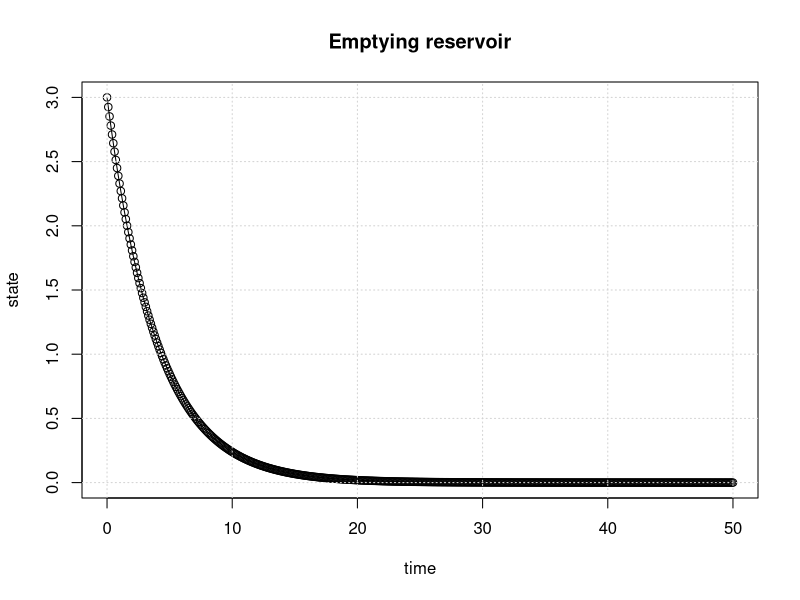
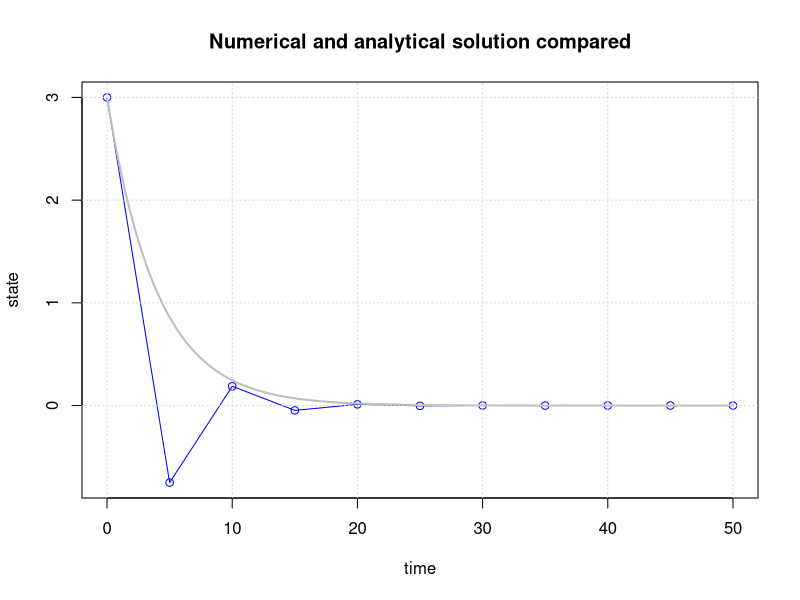
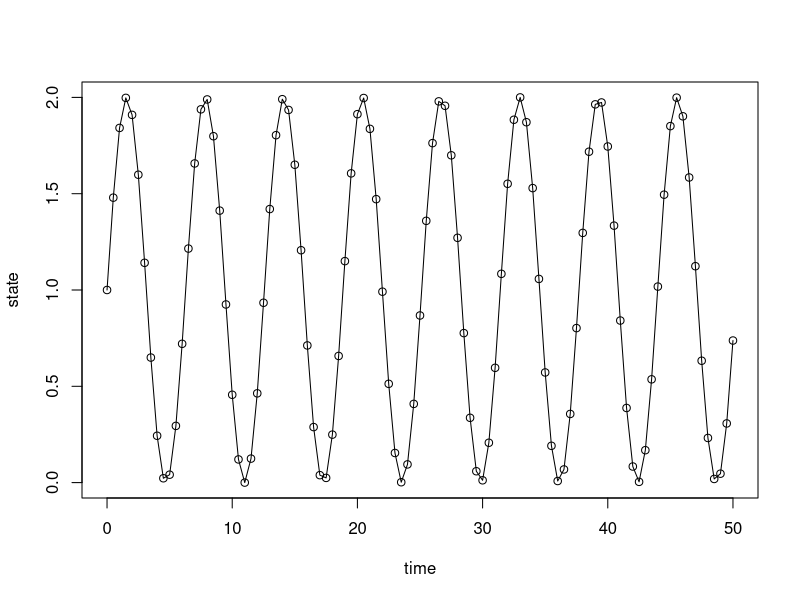
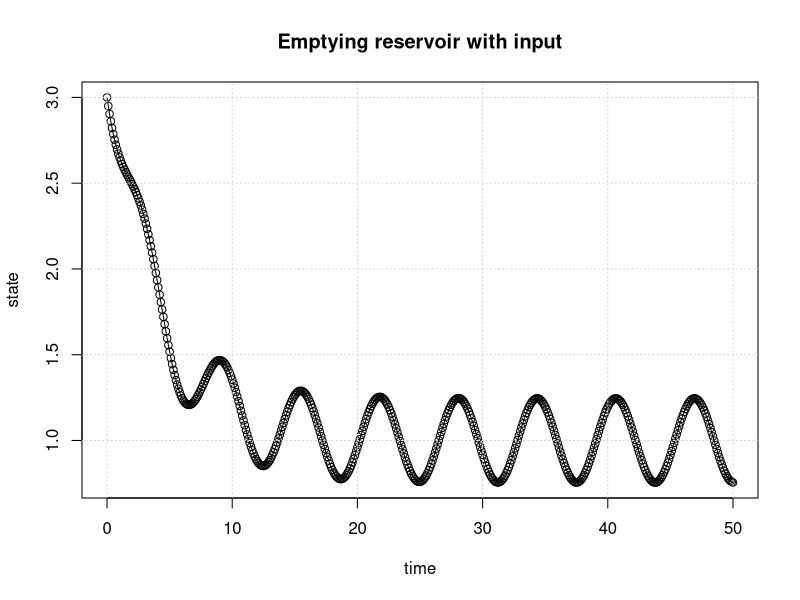
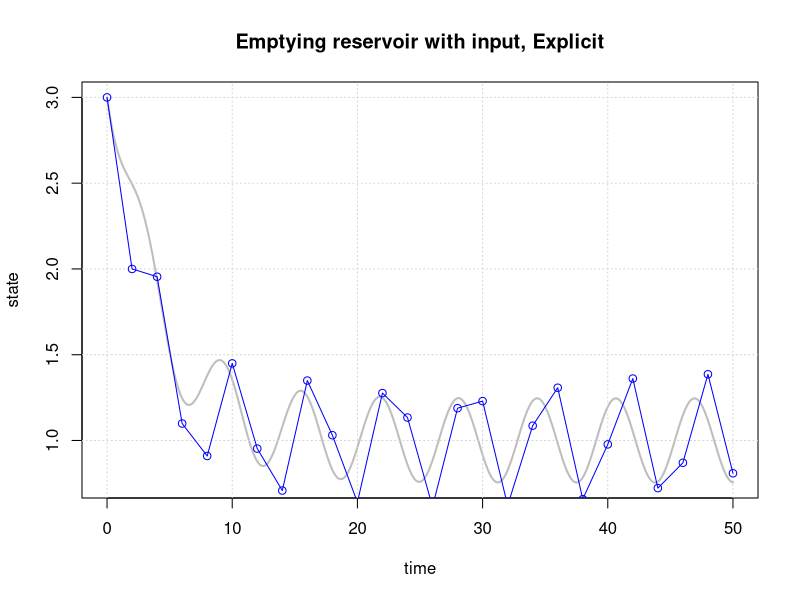
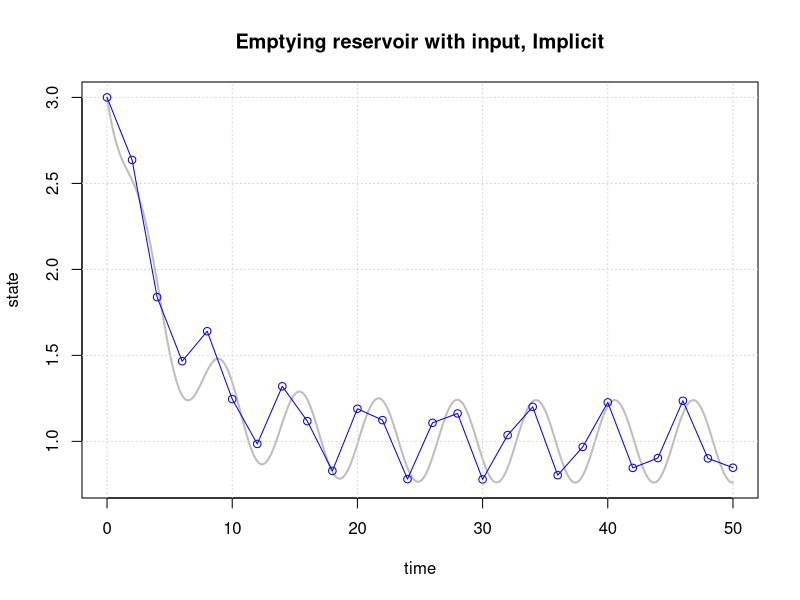
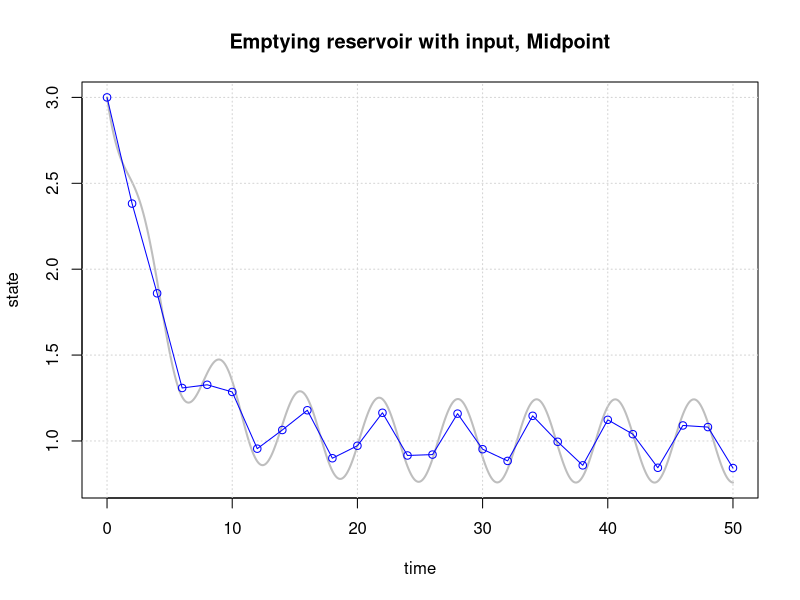
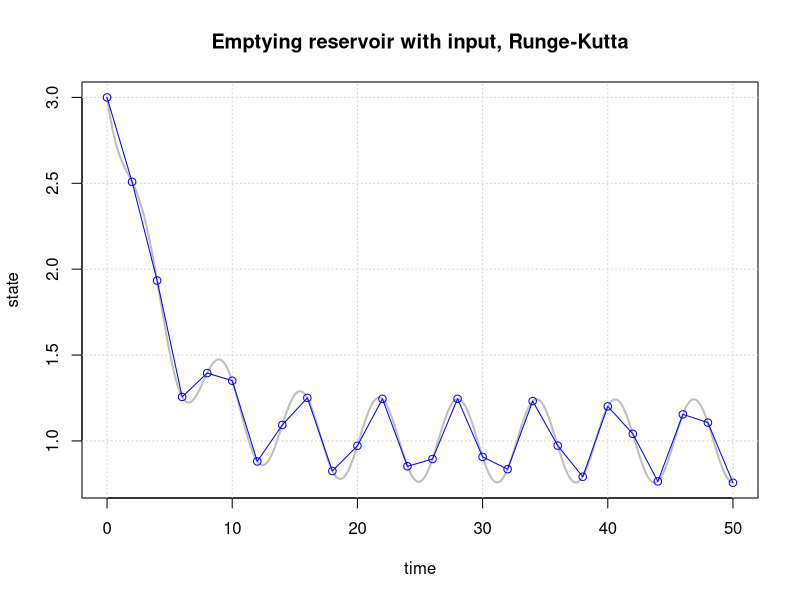

Generate these figures, in order, with R:
## ---- chunk 1
sys.fun = function(state)
{
    newstate = state*(1-c0*dt)
    return(newstate)
}
## ---- chunk 2
# Initial parameter values
begin.time = 0     # usually this variable is set to 0
end.time   = 50    # end time of the simulation (50)
dt         = 0.1   # delta t; time discretisation (0.1)
init.state = 3     # state of the system at the beginning of the simulation (3)
c0         = 0.25  # decay constant (0.25)

# Simulation initialisation
time = begin.time
result.state = c(init.state)
result.time = c(time)
current.state = init.state

# Simulation
while(time < end.time)
{
    current.state = sys.fun(current.state)
    result.state = c(result.state,current.state)
    time = time + dt
    result.time = c(result.time,time)
}

# Plotting
plot(result.time, result.state,type='o', xlab="time", ylab="state")
title(main='Emptying reservoir')
grid()
## ---- chunk 3
# Initial parameter values
begin.time = 0     # usually this variable is set to 0
end.time   = 50    # end time of the simulation (50)
dt         = 5     # delta t; time discretisation (0.25)
init.state = 3     # state of the system at the beginning of the simulation (3)
c_0        = 0.25  # decay constant (0.25)

# Simulation initialisation
time = begin.time
result.state = c(init.state)
result.time = c(time)
current.state = init.state

# Simulation
while(time < end.time)
{
    current.state = sys.fun(current.state)
    result.state = c(result.state,current.state)
    time = time + dt
    result.time = c(result.time,time)
}

# Plotting
plot(result.time, result.state, type='o', col="blue", xlab="time", ylab="state")
time.sequence = seq(begin.time,end.time, by=0.1)
analyt.state=init.state * exp(-time.sequence*c0)
lines(time.sequence, analyt.state, col='grey', lwd=2)
title(main='Numerical and analytical solution compared')
grid()
## ---- chunk 4
time = seq(0, 50, by=0.5)
plot(time, sin(time)+1, type='o', xlab="time", ylab="state")
## ---- chunk 5
rm(list=ls())
# Initial parameter values
begin.time = 0     # usually this variable is set to 0
end.time   = 50    # end time of the simulation
dt         = 0.1   # delta t; time discretisation
init.state = 3     # state of the system at the beginning of the simulation
alpha      = 1     # decay constant
A          = 4     # surface of the bucket

# Simulation initialisation
time             = begin.time
result.state     = c(init.state)
result.time      = c(time)
current.state    = init.state

# System function
sys.fun = function(state)
{
  newstate = state + dt/A*((sin(time)+1)-alpha*state)
  return(newstate)
}

# Simulation
while(time < end.time)
{
  current.state = sys.fun(current.state)
  result.state = c(result.state,current.state)
  time = time + dt
  result.time = c(result.time,time)
}

# Plotting
plot(result.time,result.state,type='o',xlab="time",ylab="state")
title(main='Emptying reservoir with input')
grid()
## ---- chunk 6
rm(list=ls())
# Initial parameter values
begin.time = 0     # usually this variable is set to 0
end.time   = 50    # end time of the simulation
dt         = 0.1   # delta t; time discretisation
init.state = 3     # state of the system at the beginning of the simulation
alpha      = 1     # decay constant
A          = 4     # surface of the bucket

# Simulation initialisation
time             = begin.time
result.state     = c(init.state)
result.time      = c(time)
current.state    = init.state

# System function
sys.fun = function(state)
{
  newstate = state + dt/A*((sin(time)+1)-alpha*state)
  return(newstate)
}

# Simulation
while(time < end.time)
{
  current.state = sys.fun(current.state)
  result.state = c(result.state,current.state)
  time = time + dt
  result.time = c(result.time,time)
}

# Plotting
plot(result.time,result.state,type='l', col="grey",lwd=2,xlab="time",ylab="state")
title(main='Emptying reservoir with input, Explicit')
grid()

dt = 2.0 # a new dt value to evaluate current scheme
time = begin.time
result.state= c(init.state)
result.time =c(time)
current.state = init.state
while(time < end.time)
{
  current.state = sys.fun(current.state)
  result.state = c(result.state,current.state)
  time = time + dt
  result.time = c(result.time,time)
}
lines(result.time,result.state,type='o',col='blue')
## ---- chunk 7
rm(list=ls())
#Initial parameter values
begin.time = 0     # usually this variable is set to 0
end.time   = 50    # end time of the simulation
dt         = 0.1   # delta t; time discretisation
init.state = 3     # state of the system at the beginning of the simulation
alpha      = 1     # decay constant
A          = 4     # surface of the bucket

# Simulation initialisation
time             = begin.time
result.state     = c(init.state)
result.time      = c(time)
current.state    = init.state

# System function
sys.fun = function(state)
{
  newstate = 1/(1+alpha*dt/A)*(state + dt/A*(sin(time+dt)+1))
  return(newstate)
}

# Simulation
while(time < end.time)
{
  current.state = sys.fun(current.state)
  result.state = c(result.state,current.state)
  time = time + dt
  result.time = c(result.time,time)
}

# Plotting
plot(result.time,result.state,type='l', col="grey",lwd=2,xlab="time",ylab="state")
title(main='Emptying reservoir with input, Implicit')
grid()

dt = 2.0 # a new dt value to evaluate current scheme
time = begin.time
result.state= c(init.state)
result.time =c(time)
current.state = init.state
while(time < end.time)
{
  current.state = sys.fun(current.state)
  result.state = c(result.state,current.state)
  time = time + dt
  result.time = c(result.time,time)
}
lines(result.time,result.state,type='o',col='blue')
## ---- chunk 8
rm(list=ls())
#Initial parameter values
begin.time = 0     # usually this variable is set to 0
end.time   = 50    # end time of the simulation
dt         = 0.1   # delta t; time discretisation
init.state = 3     # state of the system at the beginning of the simulation
alpha      = 1     # decay constant
A          = 4     # surface of the bucket

# Simulation initialisation
time             = begin.time
result.state     = c(init.state)
result.time      = c(time)
current.state    = init.state

# System functions
g_explicit = function(time, state)
{
  return(state + dt/(2*A)*((sin(time)+1)-alpha*state))
}

g_implicit = function(time, state)
{
  return(1/(1+(dt*alpha)/(2*A))*(state + dt/(2*A)*(sin(time+dt/2)+1)))
}

sys.fun = function(state)
{
  s.aux    = g_explicit(time     , state)
  newstate = g_implicit(time+dt/2, s.aux)
  return(newstate)
}

# Simulation
while(time < end.time)
{
  current.state = sys.fun(current.state)
  result.state = c(result.state,current.state)
  time = time + dt
  result.time = c(result.time,time)
}

# Plotting
plot(result.time,result.state,type='l', col="grey",lwd=2,xlab="time",ylab="state")
title(main='Emptying reservoir with input, Midpoint')
grid()

dt = 2 # a new dt value to evaluate current scheme
time = begin.time
result.state= c(init.state)
result.time =c(time)
current.state = init.state
while(time < end.time)
{
  current.state = sys.fun(current.state)
  result.state = c(result.state,current.state)
  time = time + dt
  result.time = c(result.time,time)
}
lines(result.time,result.state,type='o',col='blue')
## ---- chunk 9
rm(list=ls())
#Initial parameter values
begin.time = 0     # usually this variable is set to 0
end.time   = 50    # end time of the simulation
dt         = 0.1   # delta t; time discretisation
init.state = 3     # state of the system at the beginning of the simulation
alpha      = 1     # decay constant
A          = 4     # surface of the bucket

# Simulation initialisation
time             = begin.time
result.state     = c(init.state)
result.time      = c(time)
current.state    = init.state

# System function

f = function(time, state){
  return(((sin(time)+1)-alpha*state)/A)
}

sys.fun = function(state)
{
  k1       = dt*f(time       , state         )
  k2       = dt*f(time+0.5*dt, state + 0.5*k1)
  k3       = dt*f(time+0.5*dt, state + 0.5*k2)
  k4       = dt*f(time+    dt, state +     k3)
  newstate = state + (k1 + 2*k2 + 2*k3 + k4)/6
  return(newstate)
}

# Simulation
while(time < end.time)
{
  current.state = sys.fun(current.state)
  result.state = c(result.state,current.state)
  time = time + dt
  result.time = c(result.time,time)
}

# Plotting
plot(result.time,result.state,type='l', col="grey",lwd=2,xlab="time",ylab="state")
title(main='Emptying reservoir with input, Runge-Kutta')
grid()

dt = 2.0 # a new dt value to evaluate current scheme
time = begin.time
result.state = c(init.state)
result.time = c(time)
current.state = init.state
while(time < end.time)
{
  current.state = sys.fun(current.state)
  result.state = c(result.state,current.state)
  time = time + dt
  result.time = c(result.time,time)
}
lines(result.time,result.state,type='o',col='blue')
## ---- chunk 10
##loading input and observed data
hupsel = read.table(file='hupsel.dat')
hupsel.time = hupsel$V1
hupsel.Qin = hupsel$V2
hupsel.Qobs = hupsel$V3
#to make data continuous for al dt
Qin.fun =approxfun(x=hupsel.time,y=hupsel.Qin,rule=2:2) 
Qobs.fun = approxfun(x=hupsel.time,y=hupsel.Qobs,rule = 2:2)

##time aspects
begin.time   = 0              #begin time of the simulation
end.time = hupsel.time[length(hupsel.time)] #end time of the simulation
dt           = 0.5            #1.0#.5 #delta t; time discretisation

#reservoir parameters
res.alpha.lw = 0.10543215 
res.alpha.up = 0.75
res.lvl.up   = 0.4            #1.7
res.A        = 1.45 

init.state   = 1.4            #the initial state of the linear reservoir

sys.fun = function(state)
{
  if(state<= res.lvl.up)
  {
    state = state +dt/res.A*(Qin.fun(time)- res.alpha.lw*state)
  }else{
    state = state + dt/res.A*(Qin.fun(time)-res.alpha.up*(state-res.lvl.up)-res.alpha.lw*state)
  }
  return(state)
}

time            = begin.time
result.state    = c(init.state)
result.time     = c(time)
current.state   = init.state
result.Qout1    = c()
result.Qout2    = c()
result.Qin      = c()
while(time < end.time)
{
  current.state = sys.fun(current.state)
  result.state  = c(result.state,current.state)
  time          = time + dt
  result.time   = c(result.time,time)
}

#####Calculation of the Qout fluxes
##first a function (state.above.up) to determine which states are above the upper outlet
state.above.up = function()
{
  state.up = c()
  for (i in 1:length(result.time))
  {
    this.state = result.state[i]
   if(this.state>res.lvl.up)
   {
     state.up=c(state.up,this.state)
   }else{
     state.up=c(state.up,0)
   }
  }
  return(state.up)
}


  state.above =state.above.up()  
  Qout.up = state.above
  IQout = which(state.above>0)
  Qout.up[IQout] = res.alpha.up*(Qout.up[IQout]-res.lvl.up) 
 
  
#   Qout.up = res.alpha.up*(state.above[state.above>0]-res.lvl.up)

Qout.lw = c()
Qout.lw = res.alpha.lw*result.state
# Qout.lw = res.A*res.k.lw*result.state

##balance
##dV/dt = Qin - Qout.lw - Qout.up
##dV/dt = state*res.A/dt
nrsteps = length(result.state)-1
dVdt = diff(result.state)*res.A/dt
Qin = Qin.fun(result.time)
error = Qin[1:nrsteps] - Qout.lw[1:nrsteps] - Qout.up[1:nrsteps] - dVdt
 
plot(result.time,Qin,type = 'l',
     ylim=c(min(Qin,Qout.lw,Qout.up,dVdt),max(Qin,Qout.lw,Qout.up,dVdt)),
     ylab = 'L^3/T',xlab = 'time')
legend('topleft',c('Qin : black',
                 'Qout.lw : blue',
                 'Qout.up : green',
                 'dVdt: red',
                 'error : dashed'))

     
lines(result.time[1:nrsteps],dVdt,col='red')
lines(result.time[1:nrsteps],Qout.lw[1:nrsteps],col='blue')
lines(result.time[1:nrsteps],Qout.up[1:nrsteps],col='green')
lines(result.time[1:nrsteps],error,lty='dashed')

##results observed vs computed
plot(result.time[1:nrsteps],Qobs.fun(result.time[1:nrsteps]),type='l',
     lwd=2,col='grey',ylim=c(min(hupsel.Qobs,Qout.lw,Qout.up),max(hupsel.Qobs,Qout.lw,Qout.up)),
     ylab = 'Qout.obs/Qout.calc',xlab = 'time')
lines(result.time[1:nrsteps],Qout.up[1:nrsteps]+Qout.lw[1:nrsteps],col='blue')

Sumsquares = sum((Qobs.fun(result.time)-(Qout.up+Qout.lw))^2)
title(main=paste('Observed (grey) vs. calculated discharges ','SS = ',Sumsquares))
